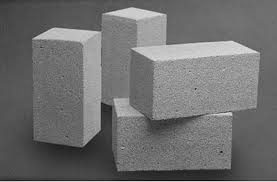
%> input picture enhance_contrast/block.tif, 277 x 182 px
$ octave linear_transform.m   (GNU Octave 9; MATLAB toolbox functions it lacks are replaced by stand-ins)
%> lines starting %> are read from the running program, lines starting %| are printed output that depends on the picture
% liear transformation
% through this method, we can enhance the whole region of picture
img = imread('block.tif');
%> img is the input picture: size 182x277 uint8; min 13, max 228, mean 110.8
[rows, cols] = size(img);
%> rows = 182; cols = 277
img_lin = img;

for row = 1:rows
    for col = 1:cols
	    img_lin(row,col) = img_lin(row,col) + 50;
    end
end
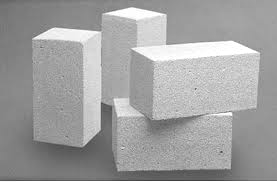
%> img_lin: size 182x277 uint8; min 63, max 255, mean 160.7

imwrite(img_lin,'linear_transformation_plus_50.tif');

subplot(2,2,1), imshow(img),title('original_img');
subplot(2,2,2), imhist(img);
subplot(2,2,3), imshow(img_lin),title('linear_transformation_plus_50');
subplot(2,2,4), imhist(img_lin);
%> after `imhist(img_lin)`:
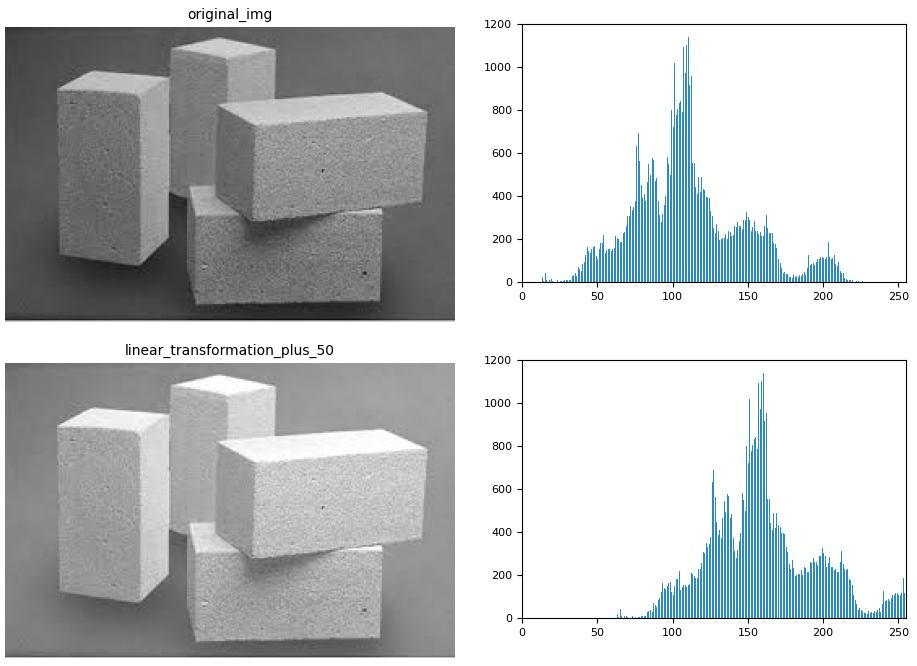
%> figure redrawn from the program's plot data, 4 panels
